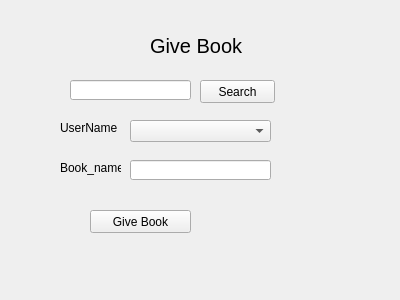
<?xml version="1.0" encoding="UTF-8"?>
<ui version="4.0">
 <class>GiveBook</class>
 <widget class="QWidget" name="GiveBook">
  <property name="geometry">
   <rect>
    <x>0</x>
    <y>0</y>
    <width>400</width>
    <height>300</height>
   </rect>
  </property>
  <property name="windowTitle">
   <string>Form</string>
  </property>
  <widget class="QLabel" name="label">
   <property name="geometry">
    <rect>
     <x>150</x>
     <y>30</y>
     <width>101</width>
     <height>31</height>
    </rect>
   </property>
   <property name="styleSheet">
    <string notr="true">font-size:20px</string>
   </property>
   <property name="text">
    <string>Give Book</string>
   </property>
  </widget>
  <widget class="QLineEdit" name="lineEditSearch">
   <property name="geometry">
    <rect>
     <x>70</x>
     <y>80</y>
     <width>121</width>
     <height>20</height>
    </rect>
   </property>
  </widget>
  <widget class="QPushButton" name="pushButtonSearch">
   <property name="geometry">
    <rect>
     <x>200</x>
     <y>80</y>
     <width>75</width>
     <height>23</height>
    </rect>
   </property>
   <property name="text">
    <string>Search</string>
   </property>
  </widget>
  <widget class="QLabel" name="label_2">
   <property name="geometry">
    <rect>
     <x>60</x>
     <y>120</y>
     <width>61</width>
     <height>16</height>
    </rect>
   </property>
   <property name="text">
    <string>UserName</string>
   </property>
  </widget>
  <widget class="QLabel" name="label_3">
   <property name="geometry">
    <rect>
     <x>60</x>
     <y>160</y>
     <width>61</width>
     <height>16</height>
    </rect>
   </property>
   <property name="text">
    <string>Book_name</string>
   </property>
  </widget>
  <widget class="QLineEdit" name="lineBookName">
   <property name="geometry">
    <rect>
     <x>130</x>
     <y>160</y>
     <width>141</width>
     <height>20</height>
    </rect>
   </property>
  </widget>
  <widget class="QComboBox" name="comboBoxUserName">
   <property name="geometry">
    <rect>
     <x>130</x>
     <y>120</y>
     <width>141</width>
     <height>22</height>
    </rect>
   </property>
  </widget>
  <widget class="QPushButton" name="pushButtonGiveBook">
   <property name="geometry">
    <rect>
     <x>90</x>
     <y>210</y>
     <width>101</width>
     <height>23</height>
    </rect>
   </property>
   <property name="text">
    <string>Give Book</string>
   </property>
  </widget>
 </widget>
 <resources/>
 <connections/>
</ui>
